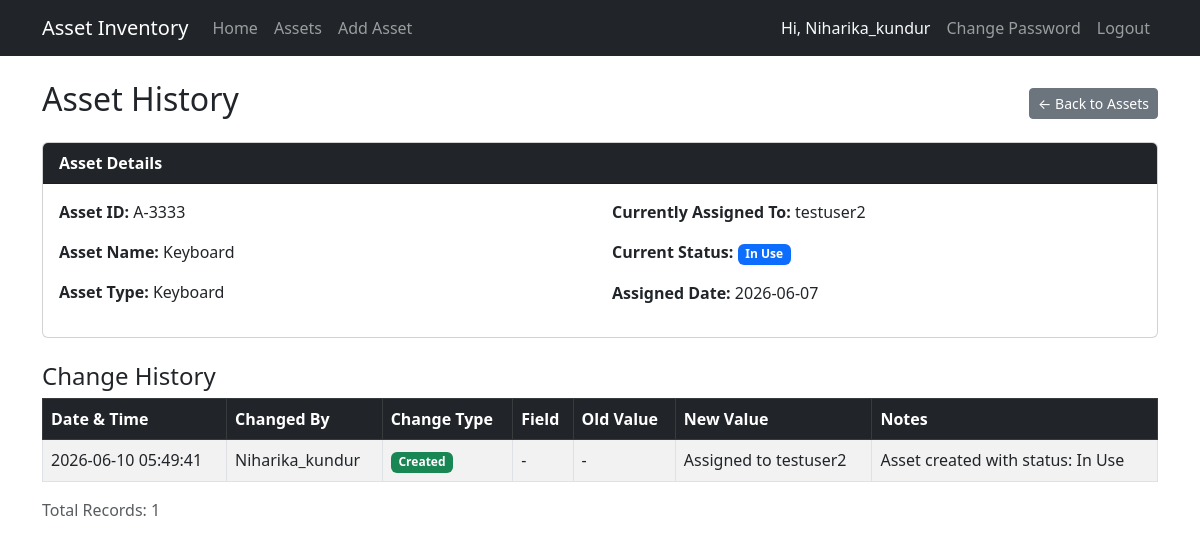
The page /history/4/ (signed in) on the database its author committed.
### assets/models.py (models this page shows, shortened)
class Asset(models.Model):
    asset_id = models.CharField(max_length=50, unique=True)
    asset_name = models.CharField(max_length=100)
    asset_type = models.CharField(max_length=50)
    assigned_to = models.CharField(max_length=100)
    status = models.CharField(max_length=20, default='Available')
    assigned_date = models.DateField(default=timezone.now)

class AssetHistory(models.Model):
    asset = models.ForeignKey(Asset, on_delete=models.CASCADE, related_name='history')
    changed_by = models.CharField(max_length=100)
    change_type = models.CharField(max_length=50)  # Created, Updated, Transferred, Deleted
    field_changed = models.CharField(max_length=50, blank=True)
    old_value = models.CharField(max_length=200, blank=True)
    new_value = models.CharField(max_length=200, blank=True)
    changed_at = models.DateTimeField(auto_now_add=True)
    notes = models.TextField(blank=True)
    class Meta:
        ordering = ['-changed_at']  # Most recent first
        verbose_name_plural = 'Asset histories'

### assets/views.py (the view)
# urls.py: path('history/<int:asset_id>/', views.asset_history, name='asset_history'),
@login_required
def asset_history(request, asset_id):
    if not request.user.is_superuser:
        messages.error(request, 'You do not have permission to view asset history.')
        return redirect('asset_list')
    asset = get_object_or_404(Asset, id=asset_id)
    history = asset.history.all()  # Uses related_name='history'
    return render(request, 'asset_history.html', {
        'asset': asset,
        'history': history,
    })

### assets/templates/asset_history.html
{% extends 'base.html' %}
{% block content %}
<div class="d-flex justify-content-between align-items-center">
    <h2>Asset History</h2>
    <a href="{% url 'asset_list' %}" class="btn btn-secondary btn-sm">← Back to Assets</a>
</div>
<div class="card mt-3 mb-4">
    <div class="card-header bg-dark text-white">
        <strong>Asset Details</strong>
    </div>
    <div class="card-body">
        <div class="row">
            <div class="col-md-6">
                <p><strong>Asset ID:</strong> {{ asset.asset_id }}</p>
                <p><strong>Asset Name:</strong> {{ asset.asset_name }}</p>
                <p><strong>Asset Type:</strong> {{ asset.asset_type }}</p>
            </div>
            <div class="col-md-6">
                <p><strong>Currently Assigned To:</strong> {{ asset.assigned_to }}</p>
                <p><strong>Current Status:</strong>
                    {% if asset.status == 'Available' %}
                    <span class="badge bg-success">{{ asset.status }}</span>
                    {% elif asset.status == 'In Use' %}
                    <span class="badge bg-primary">{{ asset.status }}</span>
                    {% elif asset.status == 'Under Repair' %}
                    <span class="badge bg-danger">{{ asset.status }}</span>
                    {% else %}
                    <span class="badge bg-secondary">{{ asset.status }}</span>
                    {% endif %}
                </p>
                <p><strong>Assigned Date:</strong> {{ asset.assigned_date|date:"Y-m-d" }}</p>
            </div>
        </div>
    </div>
</div>
<h4>Change History</h4>
{% if history %}
<div class="table-responsive">
    <table class="table table-striped table-bordered">
        <thead class="table-dark">
            <tr>
                <th>Date & Time</th>
                <th>Changed By</th>
                <th>Change Type</th>
                <th>Field</th>
                <th>Old Value</th>
                <th>New Value</th>
                <th>Notes</th>
            </tr>
        </thead>
        <tbody>
            {% for record in history %}
            <tr>
                <td>{{ record.changed_at|date:"Y-m-d H:i:s" }}</td>
                <td>{{ record.changed_by }}</td>
                <td>
                    {% if record.change_type == 'Created' %}
                    <span class="badge bg-success">{{ record.change_type }}</span>
                    {% elif record.change_type == 'Transferred' %}
                    <span class="badge bg-warning text-dark">{{ record.change_type }}</span>
                    {% elif record.change_type == 'Updated' %}
                    <span class="badge bg-info">{{ record.change_type }}</span>
                    {% else %}
                    <span class="badge bg-secondary">{{ record.change_type }}</span>
                    {% endif %}
                </td>
                <td>{{ record.field_changed|default:"-" }}</td>
                <td>{{ record.old_value|default:"-" }}</td>
                <td>{{ record.new_value|default:"-" }}</td>
                <td>{{ record.notes|default:"-" }}</td>
            </tr>
            {% endfor %}
        </tbody>
    </table>
</div>
<p class="text-muted">Total Records: {{ history|length }}</p>
{% else %}
<div class="alert alert-info">
    No history records found for this asset.
</div>
{% endif %}
{% endblock %}

### assets/templates/base.html (shortened to what this page needs)
<!DOCTYPE html>
<html lang="en">
<head>
    <link href="https://cdn.jsdelivr.net/npm/bootstrap@5.3.0/dist/css/bootstrap.min.css" rel="stylesheet">
</head>
<body>
    <nav class="navbar navbar-expand-lg navbar-dark bg-dark mb-4">
        <div class="container">
            <a class="navbar-brand" href="{% url 'home' %}">Asset Inventory</a>
            <div class="navbar-nav">
                <a class="nav-link" href="{% url 'home' %}">Home</a>
                <a class="nav-link" href="{% url 'asset_list' %}">Assets</a>
                <a class="nav-link" href="{% url 'add_asset' %}">Add Asset</a>
            </div>
            <div class="navbar-nav ms-auto">
                {% if user.is_authenticated %}
                <span class="nav-link text-light">Hi, {{ user.username }}</span>
                <a class="nav-link" href="{% url 'change_password' %}">Change Password</a>
                <form method="POST" action="{% url 'logout' %}" class="d-inline">
                    <button type="submit" class="nav-link btn btn-link" style="cursor: pointer;">Logout</button>
                </form>
                {% else %}
                <a class="nav-link" href="{% url 'login' %}">Login</a>
                {% endif %}
            </div>
        </div>
    </nav>
    <div class="container">
        {% block content %}
        {% endblock %}
    </div>
</body>
</html>

### rows shown on the page
Asset: asset_id "A-3333", asset_name "Keyboard", asset_type "Keyboard", assigned_to "testuser2", status "In Use", assigned_date "2026-06-07"
AssetHistory: changed_at "2026-06-10 05:49:41", changed_by "Niharika_kundur", change_type "Created", field_changed "-", old_value "-", new_value "Assigned to testuser2", notes "Asset created with status: In Use"

### other values the page prints
{{ user.username }} "Niharika_kundur"
{{ history|length }} "1"
